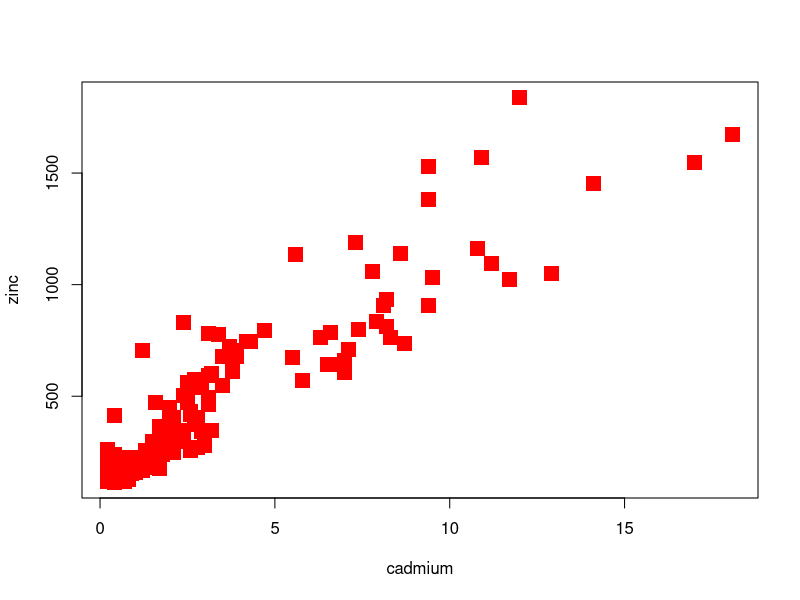
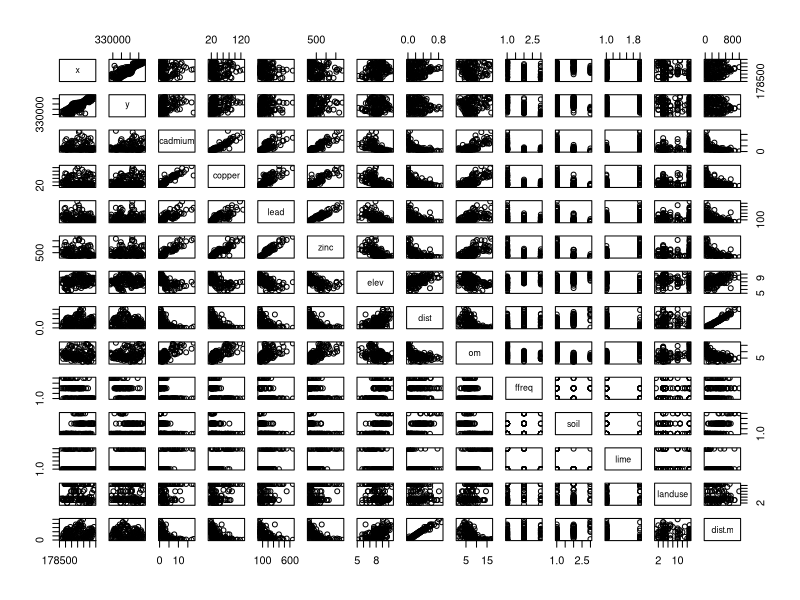
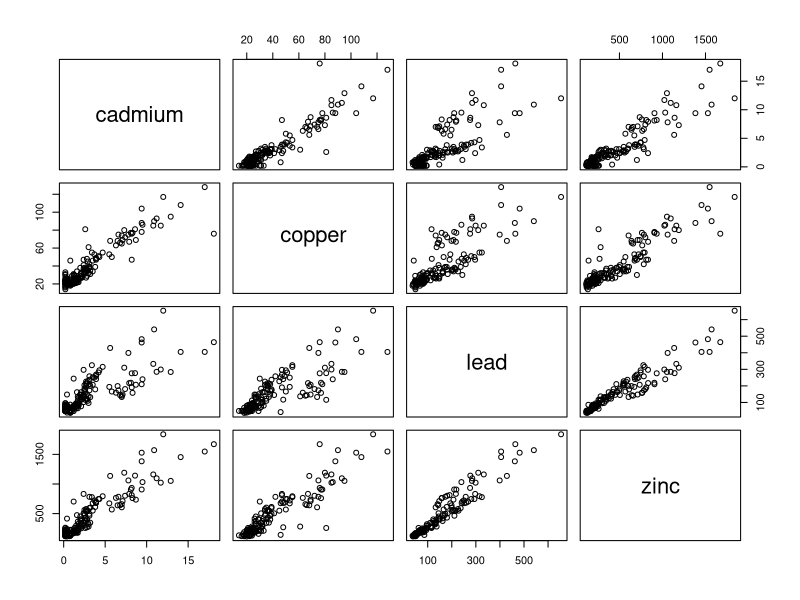
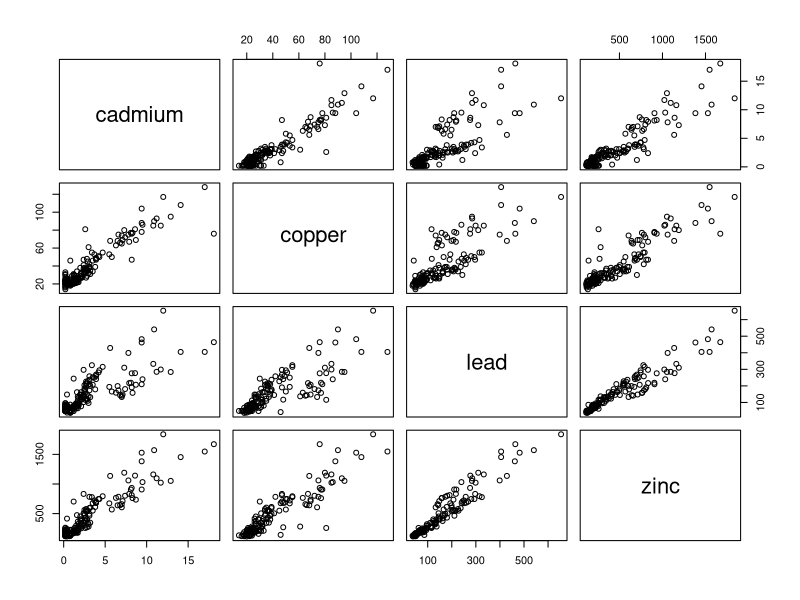
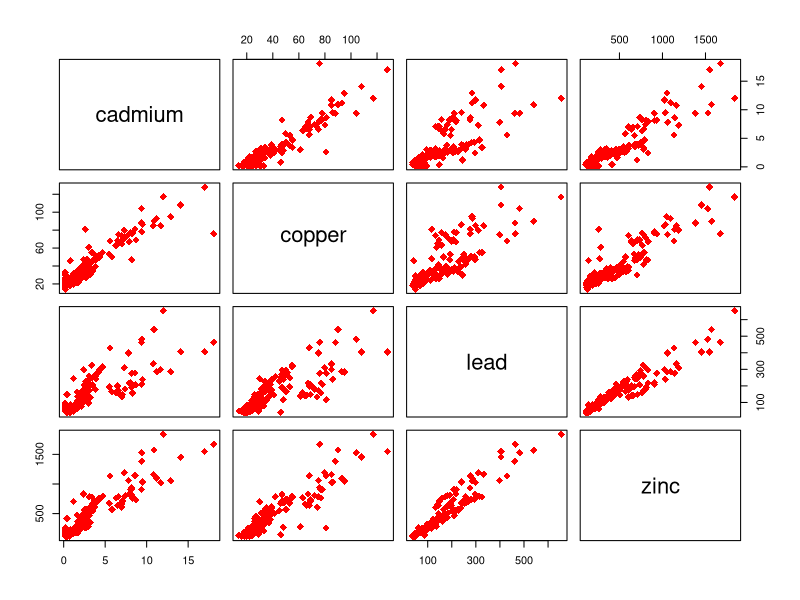
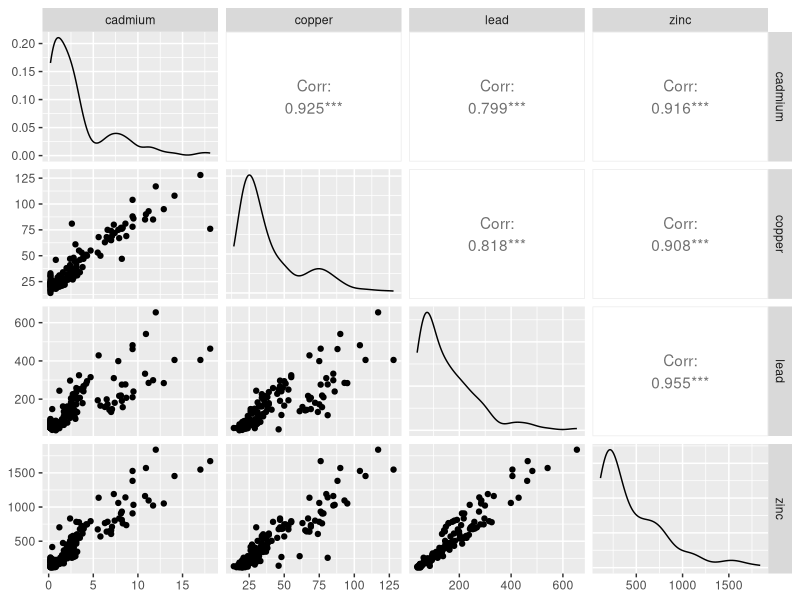

Generate these figures, in order, with R:
### Multipanel in R: the second lecture. Correlations about different environmental variables 

# install package 'sp'. This package provides S4 classes for importing, manipulating and exporting spatial data in R
# install package 'GGally'. 'GGally' extends 'ggplot2' by adding several functions to reduce the complexity of combining geometric objects with transformed data. 
install.packages("sp")
install.packages("GGally")

# you can require packages by using one of these functions: library(), require()
library(GGally)
library(sp) 

# load pre-loaded 'meuse' data set.
# The meuse is a classical geostatistical data set used frequently by the creator of the gstat package to demonstrate various geostatistical analysis steps. 
data(meuse) 

# attach database to the R search path by using 'attach()' function. You can undo it with 'detach()' if needed
attach(meuse)

# Exercise: see the names of the variables and plot cadmium versus zinc
# There are two ways to see the names of the variables
names(meuse)
head(meuse) # shows only the first 6 lines

# Plot cadmium vs zinc
plot(cadmium,zinc,pch=15,col="red",cex=2)

# Exercise: make all the possible pairwise plots of the dataset. 
# plot(x,cadmium)
# plot(x,zinc)
# plot....
# plot is not a good idea in this case. It takes too many lines to get the job done.

# use 'pairs()' function instead
# 'pairs()' function produces a matrix of scatterplots 
pairs(meuse) # in case you receive the error "the size is too large" just reshape the graph window with the mouse and relaunch the code

# Reduce the amount of variables
# '~' for grouping
pairs(~cadmium+copper+lead+zinc,data=meuse) 

# '[' for creating subset, ',' for from, ':' for to
pairs(meuse[,3:6])

# Exercise: pretify the graph
pairs(meuse[,3:6],col="red",pch=18,cex=1.5)

# GGally package for prettifying the graph works better than manually selecting all the features
# 'ggpairs()' function makes a matrix of plots with a given data set
ggpairs(meuse[,3:6])
